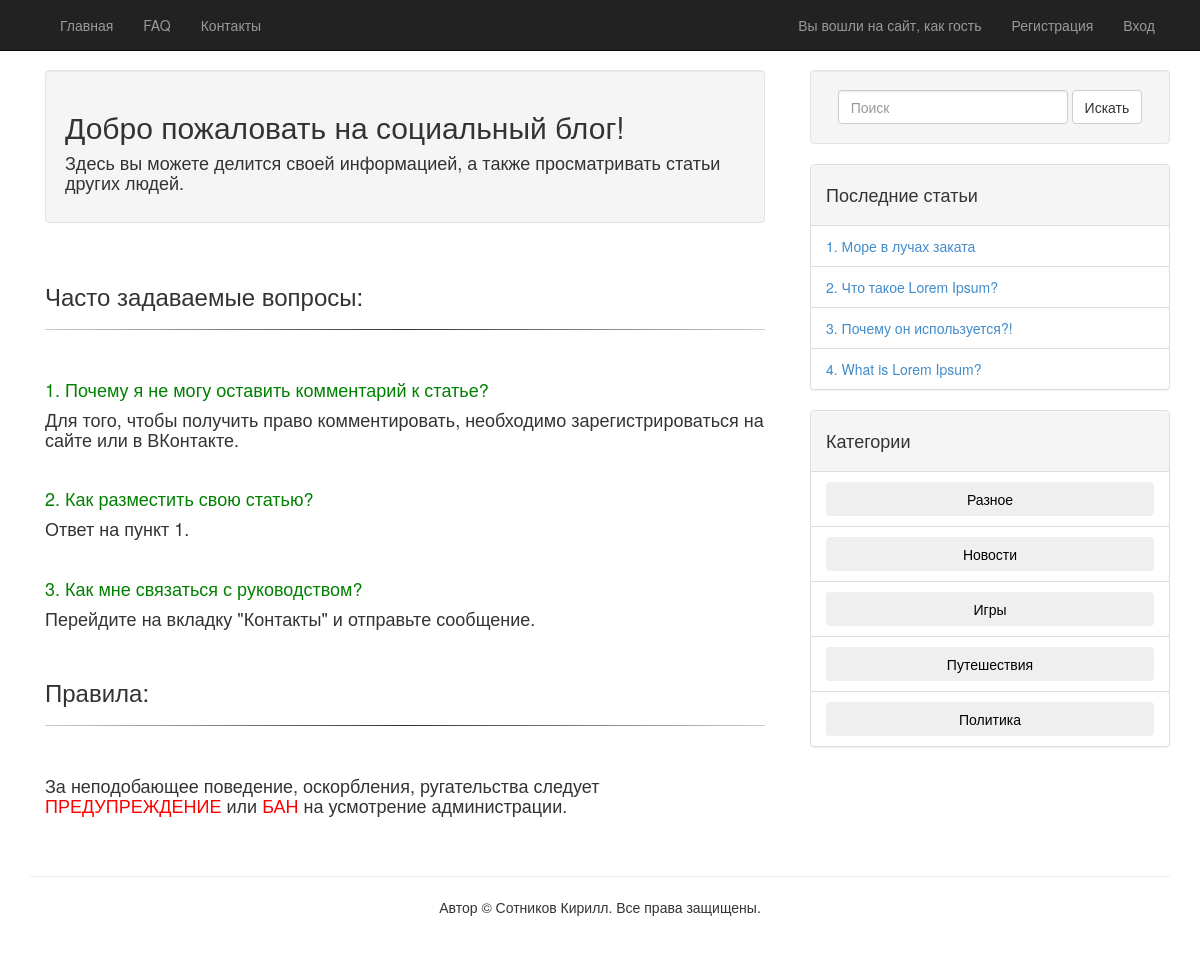
The app's page /Home/about/ with its own data.
### tables this page shows
CREATE TABLE `articles` (
  `Id` int(11) NOT NULL,
  `Header` varchar(40) NOT NULL,
  `Article` varchar(2000) NOT NULL,
  `Datetime` datetime NOT NULL,
  `Userid` int(11) NOT NULL,
  `CategoryId` int(11) NOT NULL
);

CREATE TABLE `categories` (
  `Id` int(11) NOT NULL,
  `Name` varchar(30) NOT NULL
);

### Controllers/HomeController.php (called while the page is built, shortened)
<?php namespace Controllers;
class HomeController extends BaseController{
 		public function __construct(array $init){
 				$this->model = new HomeModel();
 		}
		public function about($id = null){
			$this->view->output($this->model->about($id));
		}
	}
?>

### MVC/Controllers/BaseController.php (called while the page is built, shortened)
<?php namespace MVC\Controllers;
	class BaseController{
		protected $id;
		protected $action;
		public function __construct(array $init){
			$this->action = $init['action'];
		}
		public function executeAction(){
			return $this->{$this->action}($this->id);
		}
	}
?>

### index.php (called while the page is built, shortened)
<?php
$app = new App();
$controller = $app->createController();
$controller->executeAction();

### Views/Layouts/home.php (the view, shortened to what this page needs)
<?php
$db = MVC\Config\DbConfig::getConnection();
?>
<!DOCTYPE html>
<html>
<head>
    <link href='/static/css/bootstrap.css' rel="stylesheet" type="text/css">
    <link href='/static/css/site.css' rel="stylesheet" type="text/css">
</head>
<body>
<header>
    <div class="navbar navbar-inverse navbar-fixed-top">
        <div class="container">
            <div class="navbar-collapse collapse">
                <ul class="nav navbar-nav">
                    <li><?php MVC\Helpers\Html::actionLink("index", "Главная", "Home") ?></li>
                    <li><?php MVC\Helpers\Html::actionLink("about", "FAQ", "Home") ?></li>
                    <li><?php MVC\Helpers\Html::actionLink("contact", "Контакты", "Home") ?></li>
                </ul>
                <ul class="nav navbar-nav navbar-right">
                    <li><?php
                        if (empty($_SESSION['Login']) or empty($_SESSION['Id'])) {
                            echo "<a>Вы вошли на сайт, как гость</a>";
                        } else {
                            if ($_SESSION['Role'] == 'админ') {
                                header('Location: /Admin/');
                            } else {
                                header('Location: /User/');
                            }
                        } ?></li>
                    <li><?php MVC\Helpers\Html::actionLink("register", "Регистрация", "Home") ?></li>
                    <li><?php MVC\Helpers\Html::actionLink("login", "Вход", "Home") ?></li>
                </ul>
            </div>
        </div>
    </div>
</header>
<div class="container body-content">
    <div class="row">
        <div style="background-color:white; margin-top:20px;" class="col-md-8">
        </div>
        <div class="col-md-4">
            <form action="/Home/search" method="post">
                <div style="margin-top:20px;" class="well">
                    <div class="form-inline text-center">
                        <input type="text" name="search" style="width:230px;" class="form-control" placeholder="Поиск">
                        <button type="submit" class="btn btn-default">Искать</button>
                    </div>
                </div>
            </form>
            <div class="panel panel-default">
                <div class="panel-heading">
                    <h4>Последние статьи</h4>
                </div>
                <ul class="list-group">
                    <?php
                    $i = 0;
                    $query = mysqli_query($db, "SELECT * FROM articles ORDER BY Id DESC");
                    while ($someresult = mysqli_fetch_array($query)) {
                        $i++;
                        $header = $someresult['Header'];
                        if ($i == 5) {
                            break;
                        } ?>
                        <li class="list-group-item"><?php MVC\Helpers\Html::actionLink("article", $i . '. ' . $header, "Home", $someresult['Id'], ["class" => ""]) ?></li>
                        <?php
                    }
                    ?>
                </ul>
            </div>
            <div class="panel panel-default">
                <div class="panel-heading">
                    <h4>Категории</h4>
                </div>
                <ul class="list-group">
                    <?php
                    $query2 = mysqli_query($db, "SELECT * FROM categories");
                    echo "<form action=\"/Home/selectedcategory\" method=\"post\">";
                    while ($someresult2 = mysqli_fetch_array($query2)) {
                        $category = $someresult2['Name'];
                        echo "<li class=\"list-group-item\">";
                        echo "<input style=\"width:100%;\" class=\"btn\" type=\"submit\" name=\"categoryName\" value=" . $category . ">";
                        echo "</li>";
                    }
                    echo "</form>";
                    ?>
                </ul>
            </div>
        </div>
    </div>
</div>
<footer>
    <div class="container">
        <hr/>
        <p class="text-center">Автор © Сотников Кирилл. Все права защищены.</p>
    </div>
</footer>
</body>
</html>

### MVC/Helpers/Html.php
<?php namespace MVC\Helpers;
class Html
{
    public static function actionLink($action, $link, $controller = '', $id = '', $attr = [])
    {
        echo "<a href='/$controller/$action/$id'>$link</a>";
    }
}

### static/css/site.css (style rules this page uses)
.body-content { padding-left: 15px; padding-right: 15px; }
input, select { max-width: 400px; }
footer { margin: 10px 0; }

### records on screen
articles: link "1. Море в лучах заката"
articles: link "2. Что такое Lorem Ipsum?"
articles: link "3. Почему он используется?!"
articles: link "4. What is Lorem Ipsum?"
categories: categoryName "Разное"
categories: categoryName "Новости"
categories: categoryName "Игры"
categories: categoryName "Путешествия"
categories: categoryName "Политика"

### other values on screen
$link "Главная FAQ Контакты Регистрация Вход"
